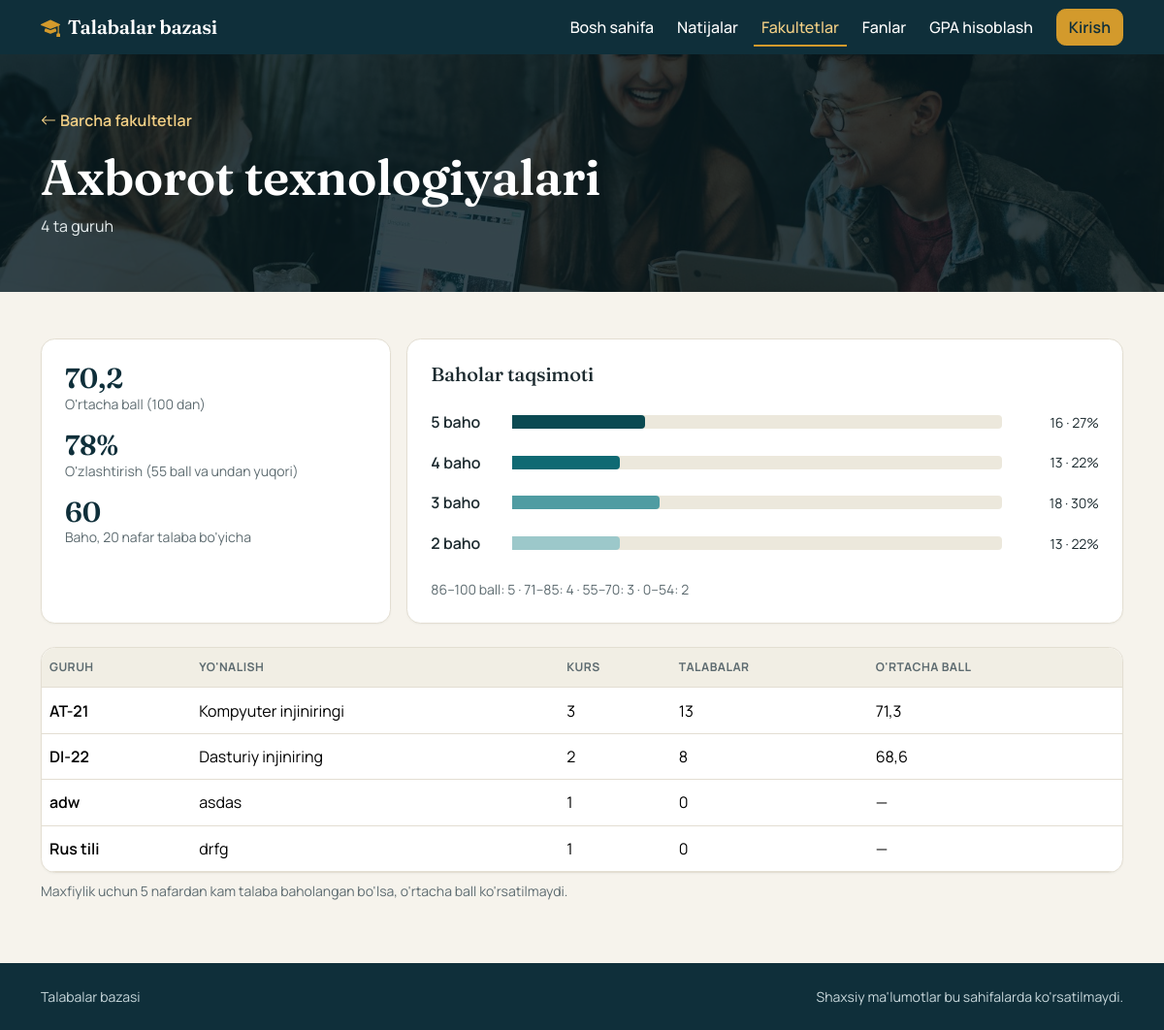
The app's page /sayt/fakultetlar/1/, older data.
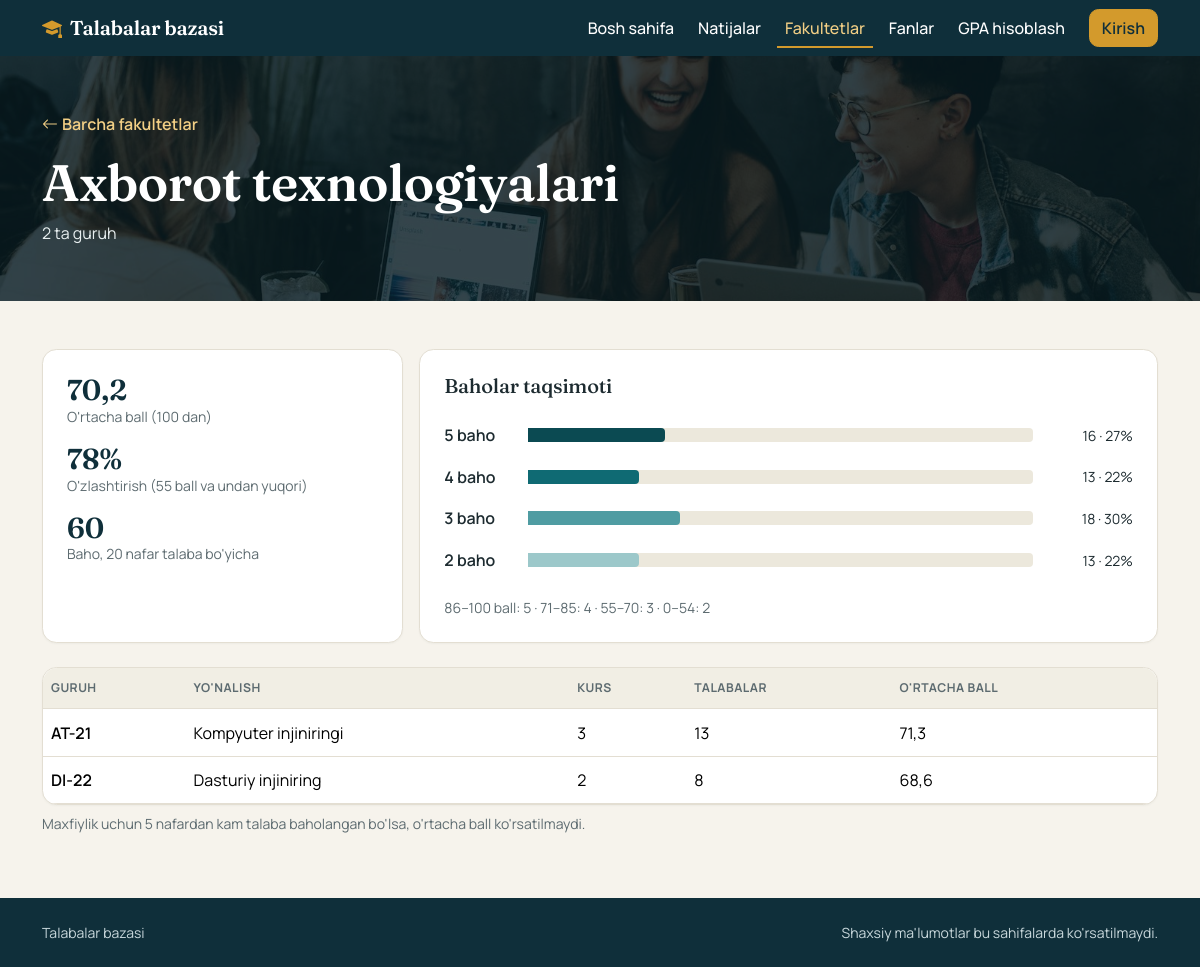
The same page, newer data.
### talabalar/models.py (models this page shows, shortened)
class Guruh(models.Model):
    nomi = models.CharField("Guruh nomi", max_length=50, unique=True)
    fakultet = models.ForeignKey(Fakultet, on_delete=models.PROTECT, related_name="guruhlar", verbose_name="Fakultet")
    yonalish = models.CharField("Yo'nalish", max_length=150)
    kurs = models.PositiveSmallIntegerField(
        "Kurs", validators=[MinValueValidator(1), MaxValueValidator(6)], default=1
    )
    class Meta:
        verbose_name = "Guruh"
        verbose_name_plural = "Guruhlar"
        ordering = ["nomi"]

### talabalar/ochiq.py (the view)
# urls.py: path("sayt/fakultetlar/<int:pk>/", ochiq.FakultetBatafsil.as_view(), name="ochiq_fakultet"),
class FakultetBatafsil(OchiqKontekst):
    template_name = "talabalar/ochiq_fakultet.html"
    def get_context_data(self, **kwargs):
        ctx = super().get_context_data(**kwargs)
        fakultet = get_object_or_404(Fakultet, pk=self.kwargs["pk"])
        guruhlar = fakultet.guruhlar.annotate(
            soni=Count("talabalar", distinct=True),
            baholangan=Count("talabalar", filter=Q(talabalar__baholar__isnull=False), distinct=True),
            ortacha=Avg("talabalar__baholar__ball"),
        )
        ctx.update(
            fakultet=fakultet,
            guruhlar=ortachani_ochish(guruhlar),
            taqsimot=taqsimot(Baho.objects.filter(talaba__guruh__fakultet=fakultet)),
        )
        return ctx

### talabalar/context_processors.py (called while the page is built)
def menyular(request):
    return {"menyular": Menyu.objects.all(), "vaqtinchalik_baza": settings.VERCEL}

### talabalar/ochiq.py (called while the page is built)
def taqsimot(baholar):
    hisob = baholar.aggregate(
        jami=Count("pk"),
        talaba=Count("talaba", distinct=True),
        ortacha=Avg("ball"),
        a5=Count("pk", filter=Q(ball__gte=86)),
        a4=Count("pk", filter=Q(ball__gte=71, ball__lt=86)),
        a3=Count("pk", filter=Q(ball__gte=55, ball__lt=71)),
        a2=Count("pk", filter=Q(ball__lt=55)),
    )
    if hisob["talaba"] < ANONIM_CHEGARA:
        return {"korsatish": False, "jami": hisob["jami"], "chegara": ANONIM_CHEGARA}
    jami = hisob["jami"]
    return {
        "korsatish": True,
        "jami": jami,
        "talaba": hisob["talaba"],
        "ortacha": hisob["ortacha"],
        "otish_foizi": round((jami - hisob["a2"]) * 100 / jami),
        "qatorlar": [
            {"baho": b, "soni": hisob[f"a{b}"], "foiz": round(hisob[f"a{b}"] * 100 / jami)}
            for b in (5, 4, 3, 2)
        ],
    }

def ortachani_ochish(obyektlar):
    natija = list(obyektlar)
    for o in natija:
        o.ochiq_ortacha = o.ortacha if o.baholangan >= ANONIM_CHEGARA else None
    return natija

### talabalar/templates/talabalar/ochiq_fakultet.html (shortened to what this page needs)
{% extends "talabalar/ochiq_base.html" %}
{% load static %}
{% block banner %}{% static 'talabalar/slaydlar/jamoa.jpg' %}{% endblock %}
{% block orqaga %}<a href="{% url 'ochiq_fakultetlar' %}" class="orqaga"><i class="bi bi-arrow-left me-1"></i>Barcha fakultetlar</a>{% endblock %}
{% block sarlavha %}{{ fakultet.nomi }}{% endblock %}
{% block izoh %}{{ guruhlar|length }} ta guruh{% endblock %}
{% block content %}
<div class="container py-5">
  {% include "talabalar/_ochiq_taqsimot.html" %}
  <div class="card">
    <div class="table-responsive">
      <table class="table align-middle">
        <thead><tr><th>Guruh</th><th>Yo'nalish</th><th>Kurs</th><th>Talabalar</th><th>O'rtacha ball</th></tr></thead>
        <tbody>
        {% for g in guruhlar %}
          <tr>
            <td class="fw-semibold">{{ g.nomi }}</td><td>{{ g.yonalish }}</td><td>{{ g.kurs }}</td><td>{{ g.soni }}</td>
            <td>{% if g.ochiq_ortacha is not None %}{{ g.ochiq_ortacha|floatformat:1 }}{% else %}—{% endif %}</td>
          </tr>
        {% empty %}<tr><td colspan="5" class="text-center text-muted py-4">Bu fakultetda guruhlar yo'q</td></tr>{% endfor %}
        </tbody>
      </table>
    </div>
  </div>
  <p class="text-muted small mt-2">Maxfiylik uchun {{ chegara }} nafardan kam talaba baholangan bo'lsa, o'rtacha ball ko'rsatilmaydi.</p>
</div>
{% endblock %}

Row changes from the older to the newer data that the page shows:
removed Guruh: nomi "adw", yonalish "asdas", kurs "1", soni "0"
removed Guruh: nomi "Rus tili", yonalish "drfg", kurs "1", soni "0"
Text that changed along with them:
{{ guruhlar|length }}: "4" → "2"
